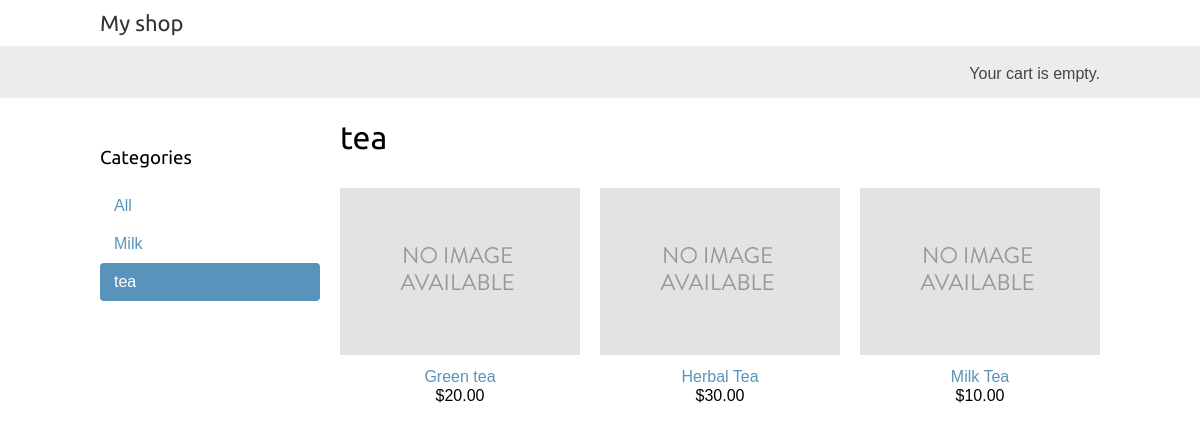
/tea/, run on an earlier commit of the app's database.
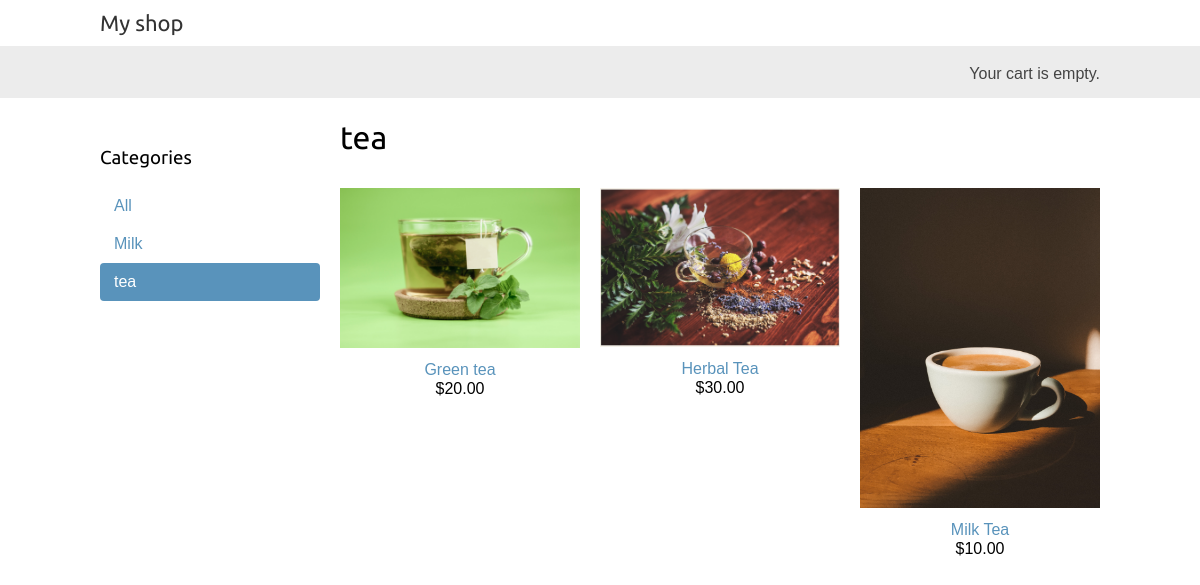
And on a later commit of the database.
### shop/models.py (models this page shows, shortened)
class Product(models.Model):
    category = models.ForeignKey(Category,related_name='products',on_delete=models.CASCADE)
    name = models.CharField(max_length=200)
    slug = models.SlugField(max_length=200)
    image = models.ImageField(upload_to='products/%Y/%m/%d',blank=True)
    description = models.TextField(blank=True)
    price = models.DecimalField(max_digits=10,decimal_places=2)
    available = models.BooleanField(default=True)
    created = models.DateTimeField(auto_now_add=True)
    updated = models.DateTimeField(auto_now=True)
    class Meta:
        ordering = ['name']
        indexes = [
            models.Index(fields=['id', 'slug']),
            models.Index(fields=['name']),
            models.Index(fields=['-created']),
        ]
    def get_absolute_url(self):
        return reverse('shop:product_detail',
                        args=[self.id, self.slug]
        )

### shop/views.py (the view)
# urls.py: path('', views.product_list, name='product_list'),
def product_list(request,category_slug=None):
    category = None
    categories = Category.objects.all()
    products = Product.objects.filter(available=True)
    if category_slug:
        category = get_object_or_404(Category,slug=category_slug)
        products = products.filter(category=category)
    return render(request,
                  'shop/product/list.html',
                  {'category': category,
                   'categories': categories,
                   'products': products
                   }
    )

### shop/models.py (called while the page is built)
    def get_absolute_url(self):
        return reverse('shop:product_list_by_category',
                       args=[self.slug]
        )

### shop/templates/shop/product/list.html (shortened to what this page needs)
{% extends "shop/base.html" %}
{% load static %}
{% block content %}
  <div id="sidebar">
    <h3>Categories</h3>
    <ul>
      <li {% if not category %}class="selected"{% endif %}>
        <a href="{% url "shop:product_list" %}">All</a>
      </li>
      {% for c in categories %}
        <li {% if category.slug == c.slug %}class="selected"{% endif %}>
          <a href="{{ c.get_absolute_url }}">{{ c.name }}</a>
        </li>
      {% endfor %}
    </ul>
  </div>
  <div id="main" class="product-list">
    <h1>{% if category %}{{ category.name }}{% else %}Products{% endif %}</h1>
    {% for product in products %}
      <div class="item">
        <a href="{{ product.get_absolute_url }}">
          <img src="{% if product.image %}{{ product.image.url }}{% else %}{% static "img/no_image.png" %}{% endif %}">
        </a>
        <a href="{{ product.get_absolute_url }}">{{ product.name }}</a>
        <br>
        ${{ product.price }}
      </div>
    {% endfor %}
  </div>
{% endblock %}

What changed in the data, as far as the page shows it:
changed Product "Green tea": image: picture added in place of a placeholder
changed Product "Herbal Tea": image: picture added in place of a placeholder
changed Product "Milk Tea": image: picture added in place of a placeholder
